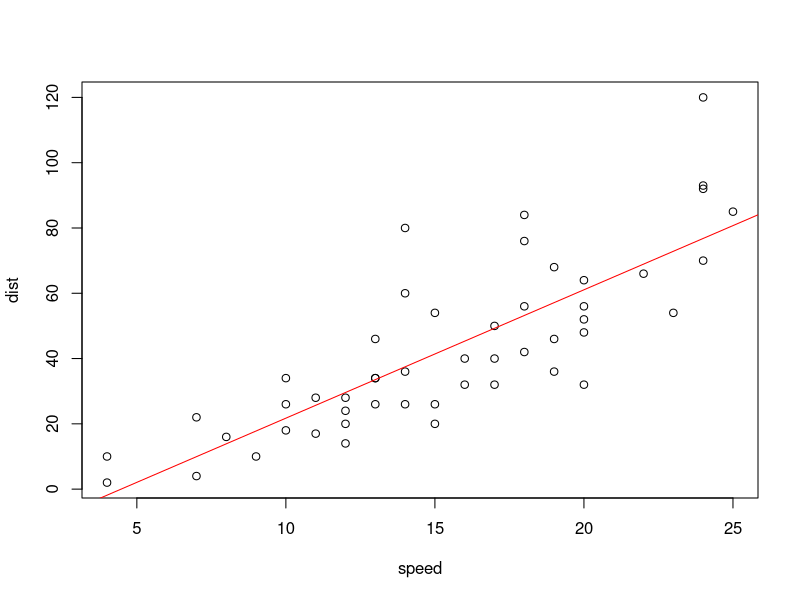
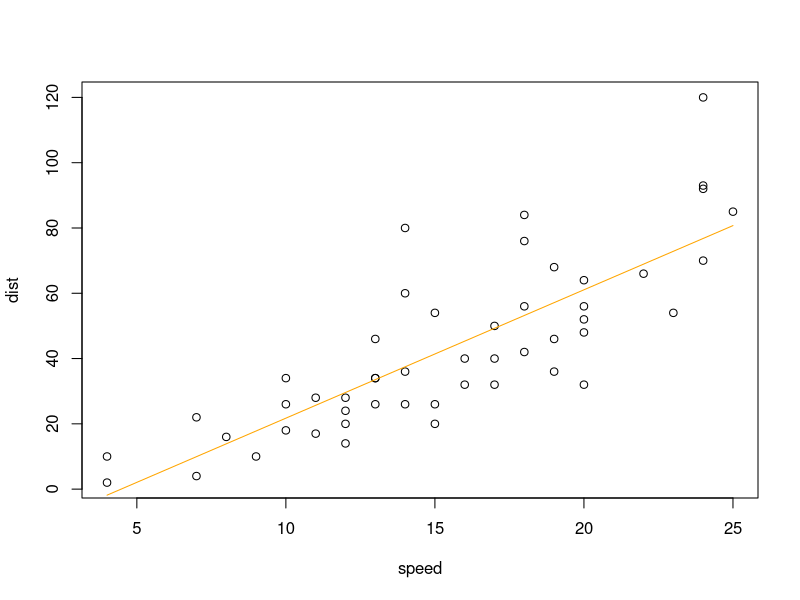
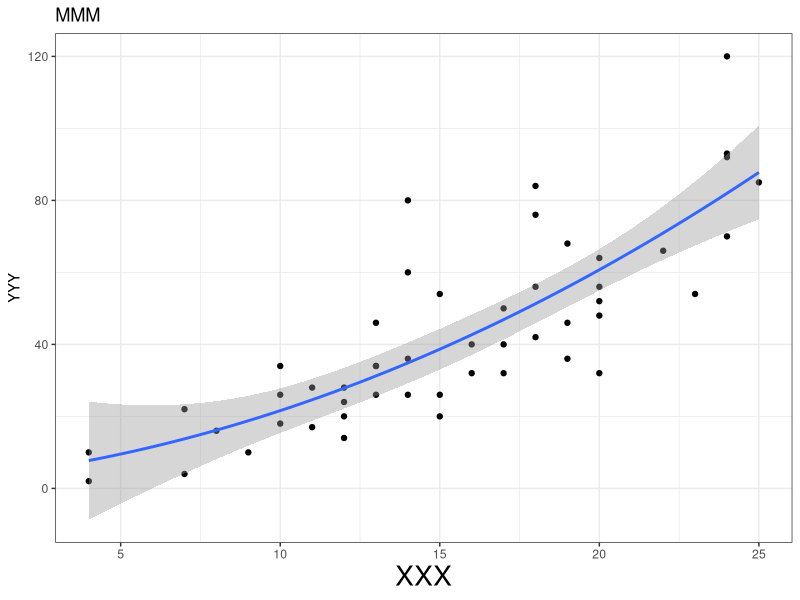

The R script that drew these images, in order:
## Class 10 -- 2022/11/08 ##
# 1. Linear regression in R
  # 1-1. What is linear regression
  # 1-2. How to interpret the result of linear regression (p-value, R^2)
  # 1-3. Example
  lm_dist = lm(dist ~ speed, data = cars)
  print(lm_dist)
  summary(lm_dist)  
    # F-test: Significance for the whole model
    # t-test: Significance for the single variable
# 2. Add regression line to plot -- basic R
  # 2-1. Example 1
  plot(dist ~ speed, data = cars)
  abline(lm_dist, col = "red")  # The line will go over the maximum x value of data
    # 2-1-2. abline(h, v, a = intercept, b = slope)  
  # 2-2. Example 2
  plot(dist ~ speed, data = cars)
  speed_min_max = range(cars$speed)
  dist_pred = predict(lm_dist, newdata = list(speed = speed_min_max))  # Return the predicted y
  lines(dist_pred ~ speed_min_max, col = "orange")  
    # 2-2-1. The method can be used also for non-linear regression, abline() can only deal the linear regression
    # 2-2-2. # The line won't go over the maximum x value of data
# 3. Add regression line to plot -- ggplot
  # 3-1. Example
  library(ggplot2)
  ggplot(data = cars, mapping = aes(x = speed, y = dist)) +
    geom_point() +
    geom_smooth(method = "lm", formula = y ~ poly(x, degree = 2), se = T) +  # poly(x, 2): y = a + b1x + b2x^2
    theme_bw() +
    labs(x = "XXX", y = "YYY", title = "MMM") + 
    theme(axis.title.x = element_text(size = 20, hjust = 0.5))
# 4. Comparison between basic R and ggplot
# 5. tidyverse
  # 5-1. tibble: Not fully equal to dataframe in basic R, e.g. tibble has no rowname. But most the time they work in the same way
    # 5-1-1. Use drop to keep the subset result as tibble or turn into vector: tibble[, "column", drop = TRUE]
  # 5-2. piping: %>% 
  # 5-3. stringr
    # 6-1. str_split(string, pattern)
    # 6-2. str_sub(string, start, end)
    # 6-3. str_to_upper(string)
    # 6-4. str_to_lower(string)
    # 6-5. str_to_title(string)
  
    
    
    
    
    
    